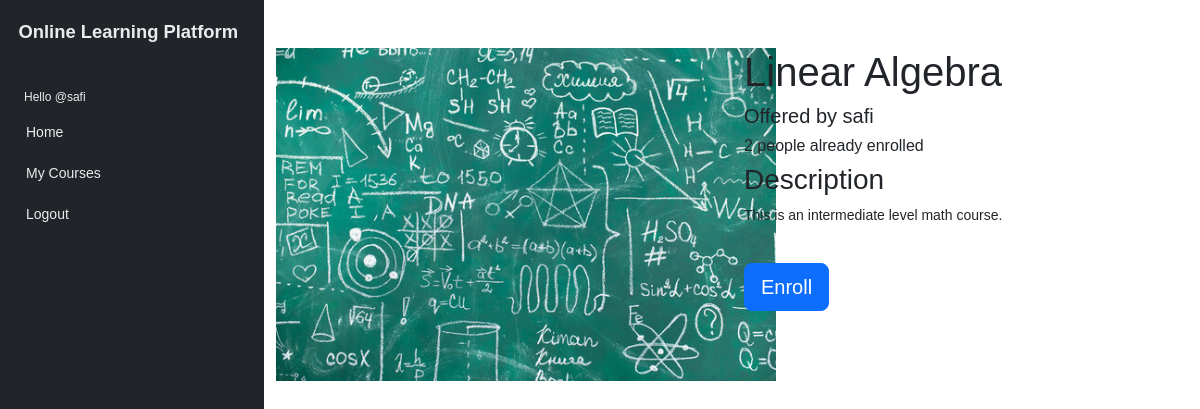
Page /previewcourse/1/ (signed in) on the committed database.
### core/models.py (models this page shows, shortened)
class Course(models.Model):
    user = models.ForeignKey(User, on_delete=models.CASCADE)
    title = models.CharField(max_length=50)
    description = models.TextField()
    cover = models.ImageField(null=True, blank=True)
    created = models.DateTimeField(auto_now_add=True)

### core/views.py (the view)
# urls.py: path('previewcourse/<str:pk>/', views.previewcourse,name='previewcourse'),
@login_required(login_url='loginpage')
def previewcourse(request, pk):
    courses = Course.objects.get(id=pk)
    is_enrolled = Enrollment.objects.filter(student=request.user, course=courses).exists()
    total_enrollments = Enrollment.objects.filter(course=courses).count()
    context = {'courses': courses, 'is_enrolled': is_enrolled, 'total_enrollments': total_enrollments}
    return render(request, 'students/preview.html', context)

### templates/students/preview.html (shortened to what this page needs)
{% extends 'layout.html' %}
{% block sideitem %}
<li class="sidebar-item">
    <a href="{% url 'stuhome' %}" class="sidebar-link">Home</a>
</li>
<li class="sidebar-item">
    <a href="#" class="sidebar-link">My Courses</a>
</li>
{% endblock %}
{% block main %}
<div class="row g-4 py-5">
    <div class="col-md-6">
        <img src="{{ courses.cover.url }}" style="width: 500px;">
    </div>
    <div class="col-md-6">
        <h1 style="font-family: 'Poppins', sans-serif;">{{ courses.title }}</h1>
        <h5 style="font-family: 'Poppins', sans-serif;">Offered by {{ courses.user }}</h5>
        <h6 style="font-family: 'Poppins', sans-serif;">{{ total_enrollments }} people already enrolled</h6>
        <h3>Description</h3>
        <p>{{ courses.description }}</p>
        <br>
        {% if is_enrolled %}
        <h6 style="font-family: 'Poppins', sans-serif;">Already enrolled!!!</h6>
        <a href="{% url 'mycoursepreview' courses.id %}" class="btn btn-lg btn-primary">Go To Course</a>
        {% else %}
        <a href="{% url 'enrollcourse' courses.id %}" class="btn btn-lg btn-primary">Enroll</a>
        {% endif %}
    </div>
</div>
{% endblock %}

### templates/layout.html (shortened to what this page needs)
{% load static %}
<!DOCTYPE html>
<html>
<head>
	<link href="https://cdn.jsdelivr.net/npm/bootstrap@5.3.3/dist/css/bootstrap.min.css" rel="stylesheet">
	<link rel="stylesheet" type="text/css" href="{% static 'main/dash.css' %}">
</head>
<body>
    <div class="wrapper">
		<aside id="sidebar">
			<div class="h-100">
				<div class="sidebar-logo">
					<a href="#">Online Learning Platform</a>
				</div>
				<ul class="sidebar-nav">
					<li class="sidebar-header">Hello @{{ request.user }}</li>
					{% block sideitem %}
                    {% endblock %}
					{% if request.user.is_authenticated %}
					<li class="sidebar-item">
						<a href="{% url 'logout' %}" class="sidebar-link">Logout</a>
					</li>
					{% endif %}
				</ul>
			</div>
		</aside>
		<div class="main container">
			{% block main %}
            {% endblock %}
		</div>
	</div>
</body>

### static/main/dash.css (style rules this page uses)
body { font-family: 'Poppins', sans-serif; font-size: 0.875rem; opacity: 1; overflow-y: scroll; margin: 0; }
a { cursor: pointer; text-decoration: none; font-family: 'Poppins', sans-serif; }
li { list-style: none; }
.wrapper { align-items: stretch; display: flex; width: 100%; }
#sidebar { max-width: 264px; min-width: 264px; background: var(--bs-dark); transition: all 0.35s ease-in-out; }
.main { display: flex; flex-direction: column; min-height: 100vh; min-width: 0; overflow: hidden; transition: all 0.35s ease-in-out; width: 100%; }
.sidebar-logo { padding: 1.15rem; }
.sidebar-logo a { color: #e9ecef; font-size: 1.15rem; font-weight: 600; }
.sidebar-nav { flex-grow: 1; list-style: none; margin-bottom: 0; padding-left: 0; margin-left: 0; }
.sidebar-header { color: #e9ecef; font-size: .75rem; padding: 1.5rem 1.5rem .375rem; }
a.sidebar-link { padding: .625rem 1.625rem; color: #e9ecef; position: relative; display: block; font-size: 0.875rem; }

### rows in the picture
Course: cover (picture), title "Linear Algebra", user "safi", description "This is an intermediate level math course."

### other values in the picture
{{ request.user }} "safi"
{{ total_enrollments }} "2"
